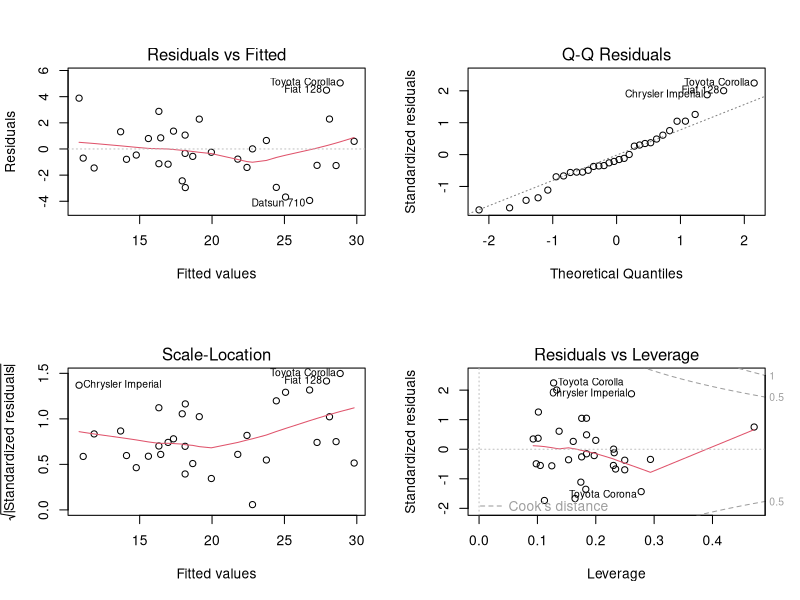
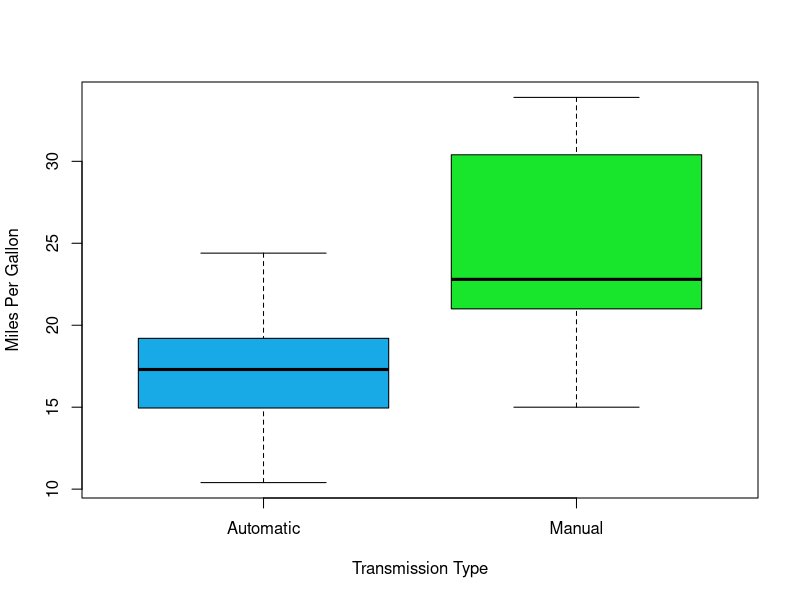

The R source for these figures, in order: (Note: this script raises an error after producing the figures.)
# Regression Models Course Project

### Executive Summary
# This paper explores the relationship between miles-per-gallon (MPG) and other variables in the mtcars dataset.The data was extracted from the 1974 Motor Trend US magazine, and comprises fuel consumption and 10 aspects of automobile design and performance for 32 automobiles (1973-74 models).
# Dataset source provided by: Henderson and Velleman (1981), Building multiple regression models interactively. Biometrics, 37, 391-411.
# The performed analysis attempts to determine whether an automatic or manual transmission is better for MPG and to quantifies the MPG difference. I transcript bellow the received instructions:
# You work for Motor Trend, a magazine about the automobile industry. Looking at a data set of a collection of cars, they are interested in exploring the relationship between a set of variables and miles per gallon (MPG) (outcome). They are particularly interested in the following two questions:
# 1) "Is an automatic or manual transmission better for MPG"
# 2) "Quantify the MPG difference between automatic and manual transmissions"
# This document contains two sections: an Analysis section, where I intend to determine if there is a signficant difference between the mean MPG for automatic and manual transmission cars through a linear regression analysis and an Appendix section where I provide some exploratory analysis and visualizations.

### Analysis

# Codes to perform the data processing, loading the dataset and transforming certain variables into factors.
data("mtcars")
mtcars$cyl  <- factor(mtcars$cyl)
mtcars$vs   <- factor(mtcars$vs)
mtcars$gear <- factor(mtcars$gear)
mtcars$carb <- factor(mtcars$carb)
mtcars$am   <- factor(mtcars$am,labels=c("Automatic","Manual"))

# Codes to model some Linear Regressions. 
## I will start with a simple Linear Regression to explore miles per gallon ~ transmission and set a null hypothesis that there is no significant difference in mpg between the two groups at alpha = .05.
n <- length(mtcars$mpg)
alpha <- .05
model1 <- lm(mpg ~ am, data = mtcars)
summary(coef(model1))
coef(summary(model1))

## I use the equation beta0 + beta1 to calculate the mpg mean for cars with manual transmissions.I consider the following: beta0/intercept as the mpg mean for cars with automatic transmissions; beta1 is the mean increase in mpg for cars with manual transmissions (am = 1); beta1/am is the mean increase in mpg for cars with manual transmissions.   
# Code to perform the 95% confidence interval for beta1:
tran_est <- coef(summary(model1))["amManual", "Estimate"]
std_err <- coef(summary(model1))["amManual", "Std. Error"]

# code to calculate the stat, using n - 2 to model with intercept and slope:
stat <- qt(1 - alpha/2, n-2)
tran_est + c(-1,1)*(std_err*stat)

# The p-value (2.850207e-04) is small and the confidence interval does not include zero. Therefore I can reject the null hypothesis in favor of the alternative hypothesis that there is a significant difference in mpg between the two groups at alpha = .05.

## Next, I intend to explore a Multiple Regression that includes all variables as predictors of mpg.Then, I will perform a stepwise model selection to pick significant predictors for the final model. 
model2 <- lm(mpg ~ ., data = mtcars)
best_model <- step(model2, direction = "both")
summary(best_model)

# The adjusted R-squared value of 0.84 is the maximum obtained considering all combinations of variables. Thereafter I can conclude that more than 84% of the variability is explained by the best_model.
# To be sure, I intend to compare this best_model with the model1 that brings only the transmission (am) as the predictor variable:
anova(model1, best_model)

# The p-value obtained for the best_model (1.688e-08) is highly significant. Therefore I can conclude that the confounder variables do contribute to the accuracy of the model.

## I intend to do some exploratory analysis to examine the residuals and finding leverage points that show any potential problems with the model.
par(mfrow=c(2, 2))
plot(best_model)
dev.copy(png, file="plot_practice1.png", height=640, width=640)
dev.off()

# As observed at the residual vs fitted plot, the residuals for the Chrysler Imperial, Fiat 128, and Toyota Corolla exert some influence on the shape of the curve.The curve is shaped slightly from normality.
# The Normal Q-Q plot consists of the points which mostly fall on the line indicating that the residuals are normally distributed. The Scale-Location plot consists of points scattered in a constant band pattern, indicating constant variance.
# Finally, there are some distinct points of interest (leverage points) in the top right of the plots that may indicate values of increased leverage of outliers.

## I will perform some statistical inference, using the t-test on the two subsets of mpg data: manual and automatic transmission. I assume that the transmission data has a normal distribution and will test the null hypothesis that the mpg distributions for manual and automatic transmissions are the same. The t-test will the performed on (mpg ~ am).
t.test(mpg ~ am, data = mtcars)

# Based on the t-test results, I reject the null hypothesis. 


## Conclusions drawn from the Analysis: 
# 1) "Is an automatic or manual transmission better for MPG"
# Cars with Manual transmission get 1.8 more miles per gallon compared to cars with Automatic transmission. (1.8 adjusted for hp, cyl, and wt).

# 2) "Quantify the MPG difference between automatic and manual transmissions"

# mpg will decrease by 2.5 for every 1000 lb increase in wt.

# mpg decreases negligibly (only 0.32) with every increase of 10 in hp.

# If number of cylinders, cyl increases from 4 to 6 and 8, mpg will decrease by a factor of 3 and 2.2 respectively (adjusted by hp, wt, and am)

### Appendix
## Boxplot of miles per gallon by transmission type
boxplot(mpg ~ am, data = mtcars, col = (c("#18aae6","#18e62c")), ylab = "Miles Per Gallon", xlab = "Transmission Type")

## Correlations
mtcars_vars <- mtcars[, c(1, 4, 6, 7, 9)]
# Code to save the original values
mar.orig <- par()$mar   
# code to set the new values
par(mar = c(1, 1, 1, 1, 1))   
pairs(mtcars_vars, panel = panel.smooth, col = 9 + mtcars$wt)

## Histogram of the correlations
library(ggplot2)
library(gridExtra)
mpg_dist <- qplot(mtcars_vars$mpg, fill = I("#bc5c52"))
hp_dist <- qplot(mtcars_vars$hp, fill = I("#e6b818"))
wt_dist <- qplot(mtcars_vars$wt, fill = I("#78ccd1"))
qsec_dist <- qplot(mtcars_vars$qsec, fill = I("#d178bd"))
am_dist <- qplot(mtcars_vars$am, fill = I("#5ade0a"))
grid.arrange(mpg_dist, hp_dist, wt_dist, qsec_dist, am_dist, ncol = 2)